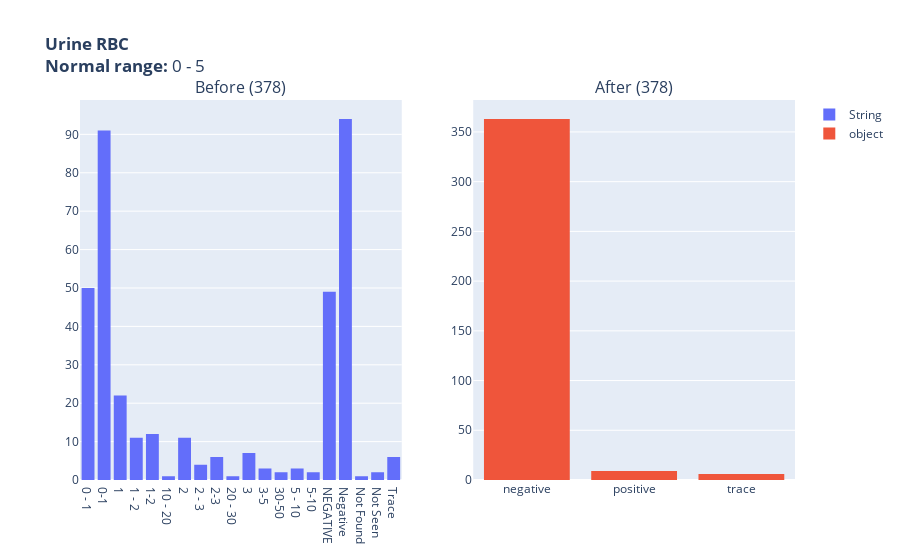

Write notebook code for a chart like this one.
### Markdown cell above
#### After

### Code cell
lab_name = 'Urine RBC'
normal_range = '0 - 5'
before_data = lab_df.loc[lab_df['labItemsNameRef'] == lab_name]
after_data = selected_lab_df.loc[selected_lab_df['labItemsNameRef'] == lab_name]

histogram_before_after(lab_name, 
                       normal_range, before_data,after_data)

### Figure 1 — Plotly figure (JSON) as saved in the notebook; plotly's stock layout.template omitted (floating-point values rounded to 4 significant figures; data arrays with more than 128 entries replaced by an {"elided": "..."} marker saying what was removed)
{"data": [{"hovertemplate": "Urine RBC (0 - 5) Length: (378)", "name": "String", "type": "histogram", "x": {"elided": "378 str values"}, "xaxis": "x", "yaxis": "y"}, {"hovertemplate": "Urine RBC (0 - 5) Length: (378)", "name": "object", "type": "histogram", "x": {"elided": "378 str values"}, "xaxis": "x2", "yaxis": "y2"}], "layout": {"annotations": [{"font": {"size": 16}, "showarrow": false, "text": "Before (378)", "x": 0.225, "xanchor": "center", "xref": "paper", "y": 1, "yanchor": "bottom", "yref": "paper"}, {"font": {"size": 16}, "showarrow": false, "text": "After (378)", "x": 0.775, "xanchor": "center", "xref": "paper", "y": 1, "yanchor": "bottom", "yref": "paper"}], "autosize": true, "title": {"text": "<b>Urine RBC</b><br><b>Normal range:</b> 0 - 5"}, "xaxis": {"anchor": "y", "autorange": true, "domain": [0, 0.45], "range": [-0.5, 19.5], "type": "category"}, "xaxis2": {"anchor": "y2", "autorange": true, "domain": [0.55, 1], "range": [-0.5, 2.5], "type": "category"}, "yaxis": {"anchor": "x", "autorange": true, "domain": [0, 1], "range": [0, 98.95]}, "yaxis2": {"anchor": "x2", "autorange": true, "domain": [0, 1], "range": [0, 382.1]}}}
